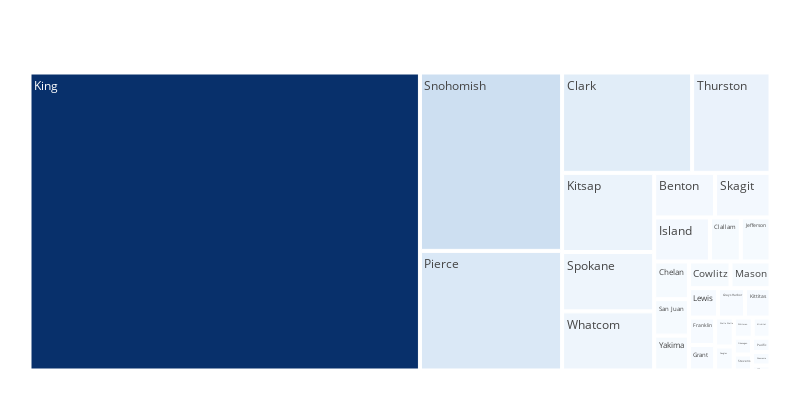

Write notebook code for a chart like this one.
### Code cell
fig = px.treemap(df_new2, path=['County'],values='counts', width=800, height=400)
fig.update_layout(
    treemapcolorway = colors, #defines the colors in the treemap
    margin = dict(t=50, l=25, r=25, b=25))
fig.show()

### Figure 1 — Plotly figure (JSON) as saved in the notebook; plotly's stock layout.template omitted (floating-point values rounded to 4 significant figures)
{"data": [{"branchvalues": "total", "domain": {"x": [0, 1], "y": [0, 1]}, "hovertemplate": "labels=%{label}<br>counts=%{value}<br>parent=%{parent}<br>id=%{id}<extra></extra>", "ids": ["Asotin", "Benton", "Chelan", "Clallam", "Clark", "Cowlitz", "Douglas", "Franklin", "Grant", "Grays Harbor", "Island", "Jefferson", "King", "Kitsap", "Kittitas", "Klickitat", "Lewis", "Mason", "Okanogan", "Pacific", "Pierce", "San Juan", "Skagit", "Skamania", "Snohomish", "Spokane", "Stevens", "Thurston", "Walla Walla", "Whatcom", "Whitman", "Yakima"], "labels": ["Asotin", "Benton", "Chelan", "Clallam", "Clark", "Cowlitz", "Douglas", "Franklin", "Grant", "Grays Harbor", "Island", "Jefferson", "King", "Kitsap", "Kittitas", "Klickitat", "Lewis", "Mason", "Okanogan", "Pacific", "Pierce", "San Juan", "Skagit", "Skamania", "Snohomish", "Spokane", "Stevens", "Thurston", "Walla Walla", "Whatcom", "Whitman", "Yakima"], "name": "", "parents": ["", "", "", "", "", "", "", "", "", "", "", "", "", "", "", "", "", "", "", "", "", "", "", "", "", "", "", "", "", "", "", ""], "type": "treemap", "values": [59, 1757, 844, 883, 8455, 717, 288, 469, 435, 513, 1593, 850, 75383, 4725, 484, 234, 554, 688, 198, 170, 11017, 821, 1599, 162, 16429, 3542, 190, 5097, 350, 3529, 249, 782]}], "layout": {"height": 400, "legend": {"tracegroupgap": 0}, "margin": {"b": 25, "l": 25, "r": 25, "t": 50}, "treemapcolorway": ["#08306b", "#cddff1", "#dae8f6", "#e1edf8", "#eaf2fb", "#ebf3fb", "#eef5fc", "#eef5fc", "#f3f8fe", "#f3f8fe", "#f3f8fe", "#f5fafe", "#f5fafe", "#f5fafe", "#f5fafe", "#f5fafe", "#f5fafe", "#f5fafe", "#f6faff", "#f6faff", "#f6faff", "#f6faff", "#f6faff", "#f7fbff", "#f7fbff", "#f7fbff", "#f7fbff", "#f7fbff", "#f7fbff", "#f7fbff", "#f7fbff", "#f7fbff"], "width": 800}}
